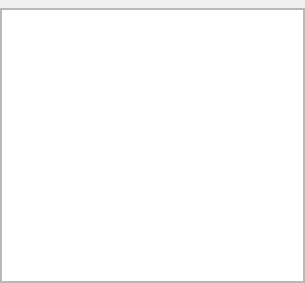
<?xml version="1.0" encoding="UTF-8"?>
<ui version="4.0">
 <class>QGCMessageView</class>
 <widget class="QWidget" name="QGCMessageView">
  <property name="geometry">
   <rect>
    <x>0</x>
    <y>0</y>
    <width>305</width>
    <height>283</height>
   </rect>
  </property>
  <property name="windowTitle">
   <string>Form</string>
  </property>
  <layout class="QHBoxLayout" name="horizontalLayout_2">
   <property name="leftMargin">
    <number>0</number>
   </property>
   <property name="topMargin">
    <number>8</number>
   </property>
   <property name="rightMargin">
    <number>0</number>
   </property>
   <property name="bottomMargin">
    <number>0</number>
   </property>
   <item>
    <widget class="QScrollArea" name="scrollArea">
     <property name="contextMenuPolicy">
      <enum>Qt::ActionsContextMenu</enum>
     </property>
     <property name="widgetResizable">
      <bool>true</bool>
     </property>
     <widget class="QWidget" name="scrollAreaWidgetContents">
      <property name="geometry">
       <rect>
        <x>0</x>
        <y>0</y>
        <width>303</width>
        <height>273</height>
       </rect>
      </property>
      <property name="contextMenuPolicy">
       <enum>Qt::ActionsContextMenu</enum>
      </property>
      <layout class="QHBoxLayout" name="horizontalLayout">
       <property name="margin">
        <number>0</number>
       </property>
       <item>
        <widget class="QPlainTextEdit" name="plainTextEdit">
         <property name="contextMenuPolicy">
          <enum>Qt::ActionsContextMenu</enum>
         </property>
         <property name="readOnly">
          <bool>true</bool>
         </property>
        </widget>
       </item>
      </layout>
     </widget>
    </widget>
   </item>
  </layout>
 </widget>
 <resources/>
 <connections/>
</ui>
